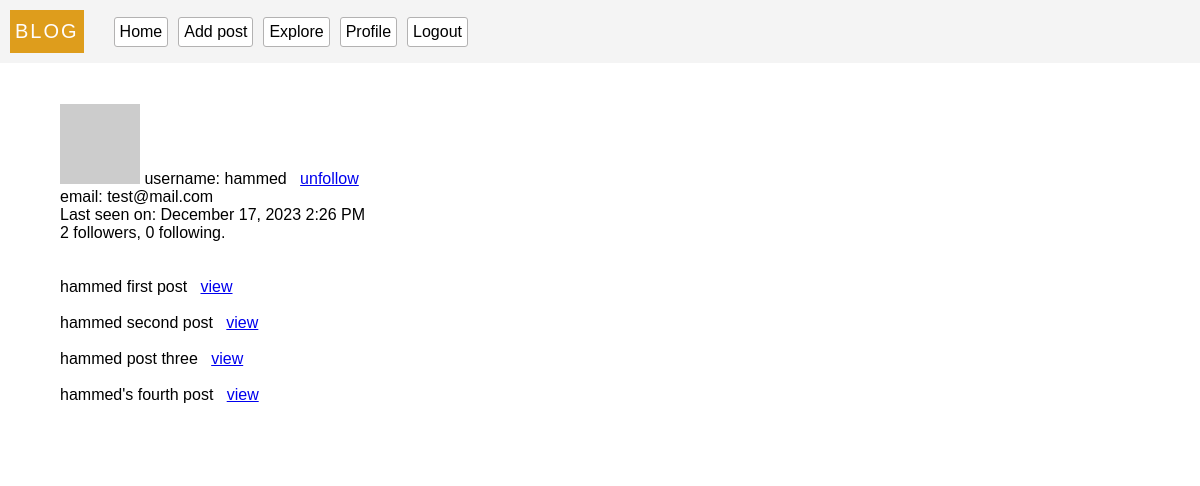
Screenshot of /user/1 (signed in) with the database file from the repository.
### models.py (models this page shows, shortened)
class User(db.Model, UserMixin):
  __tablename__ = 'users'
  id = db.Column(db.Integer, primary_key = True)
  username = db.Column(db.String(100), unique = True, index = True)
  email = db.Column(db.String(100), index = True, unique = True)
  password = db.Column(db.String(200))
  last_seen = db.Column(db.DateTime, default=datetime.utcnow, index = True)
  about_me = db.Column(db.String, nullable=True)
  posts = db.relationship(
    'Post',
    backref = 'author',
    lazy = 'dynamic'
  )
  followed = db.relationship(
    'User',
    secondary = followers,
    primaryjoin = (followers.c.follower_id == id),
    secondaryjoin = (followers.c.followed_id == id),
    backref = db.backref('followers', lazy='dynamic'),
    lazy = 'dynamic'
  )
  follower = db.relationship(
    'User',
    secondary = followers,
    primaryjoin = (followers.c.followed_id == id),
    secondaryjoin = (followers.c.follower_id == id),
    backref = db.backref('followed_user', lazy='dynamic'),
    lazy = 'dynamic'
  )
  def avatar(self, size='80'):
    digest = md5(str(self.email).lower().encode('utf-8')).hexdigest()
    return f'https://gravatar.com/avatar/{digest}?d=identicon&s={size}'
  def update_last_seen(self):
    self.last_seen = datetime.utcnow()
    db.session.commit()
  def is_following(self, user):
    return self.followed.filter(followers.c.followed_id == user.id).count() > 0
  @login.user_loader
  def get_user(id):
    return User.query.get(int(id))

class Post(db.Model):
  __tablename__ = 'posts'
  id = db.Column(db.Integer, primary_key = True)
  body = db.Column(db.String(300) ,nullable = False)
  title = db.Column(db.String(20), nullable = False)
  timestamp = db.Column(db.DateTime, default=datetime.utcnow, index = True)
  user_id = db.Column(db.Integer, db.ForeignKey('users.id'))

### server.py (the view)
@app.route('/user/<id>')
@login_required
def user_profile(id):
  user = User.query.get(id)
  if user == None:
    flash(_('this user profile cannot be found, profile may have been deleted or suspended !'), 'error')
    return redirect(url_for('index'))
  return render_template('user.html', user=user, posts = user.posts)

### server.py (called while the page is built)
@app.before_request
def validate():
  if current_user.is_authenticated:
    current_user.update_last_seen()

### templates/user.html (shortened to what this page needs)
{% extends 'base.html' %}
{% block content %}
<section>
  <img src="{{user.avatar(100)}}" alt="photo">
  <span>username:  {{user.username}}</span>
  <span> &nbsp;</span>
    {% if current_user.id != user.id %}
      {% if current_user.is_following(user) %}
        <a href="/follow/{{user.id}}"> unfollow </a>
      {% else %}
        <a href="/follow/{{user.id}}"> follow </a>
      {% endif %}
    {% endif %}
  <br>
  <sapn>email: {{user.email}}</sapn>
  {% if user.last_seen %}<p>Last seen on: {{ moment(user.last_seen).format('LLL') }}</p>{% endif %}
  <p>{{ user.follower.count() }} followers, {{ user.followed.count() }} following.</p>
</section>
<section>
  <br> <br>
  {% for post in posts %}
      <p>
        {{post.title}}
        <a href="/post/{{post.id}}">view</a>
      </p>
      <br>
    {% endfor %}
</section>
{% endblock %}

### static/styles/base.css (style rules this page uses)
* { padding:0px; margin: 0px; box-sizing: border-box; }
body { font-family: 'Lucida Sans', 'Lucida Sans Regular', 'Lucida Grande', 'Lucida Sans Unicode', Geneva, Verdana, sans-serif; }

### rows the page displays
User: username "hammed", email "test@mail.com", last_seen "December 17, 2023 2:26 PM"
Post: title "hammed first post"
Post: title "hammed second post"
Post: title "hammed post three"
Post: title "hammed's fourth post"

### other values shown
{{ user.follower.count() }} "2"
{{ user.followed.count() }} "0"
